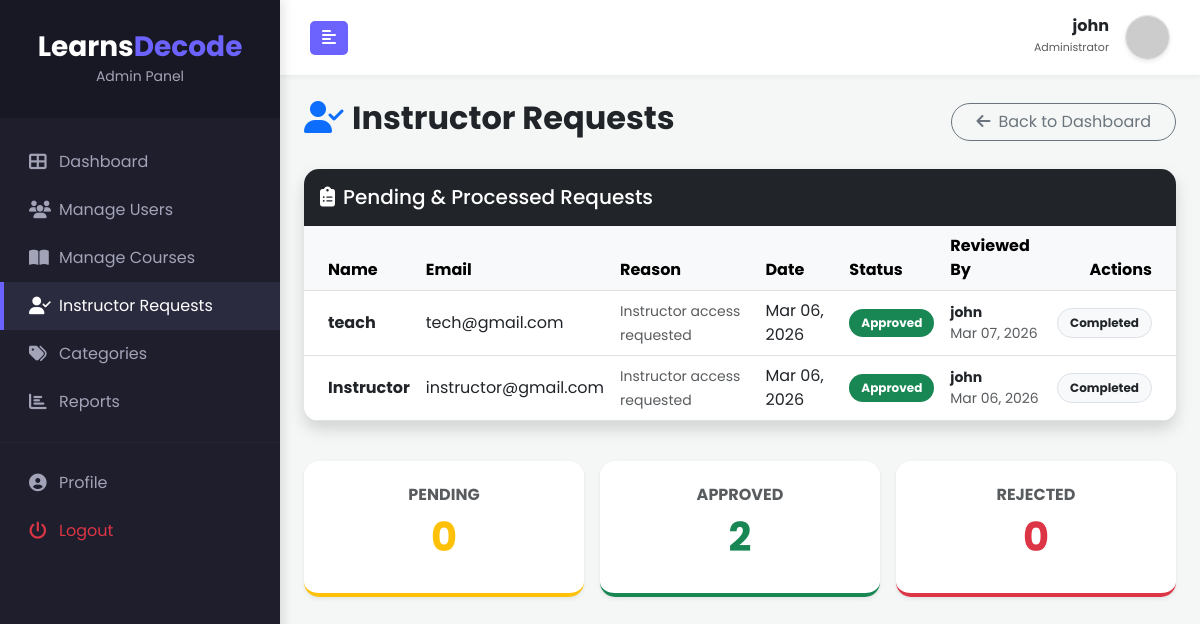
Page /admin/instructor_requests.php (signed in) on the earlier database version.
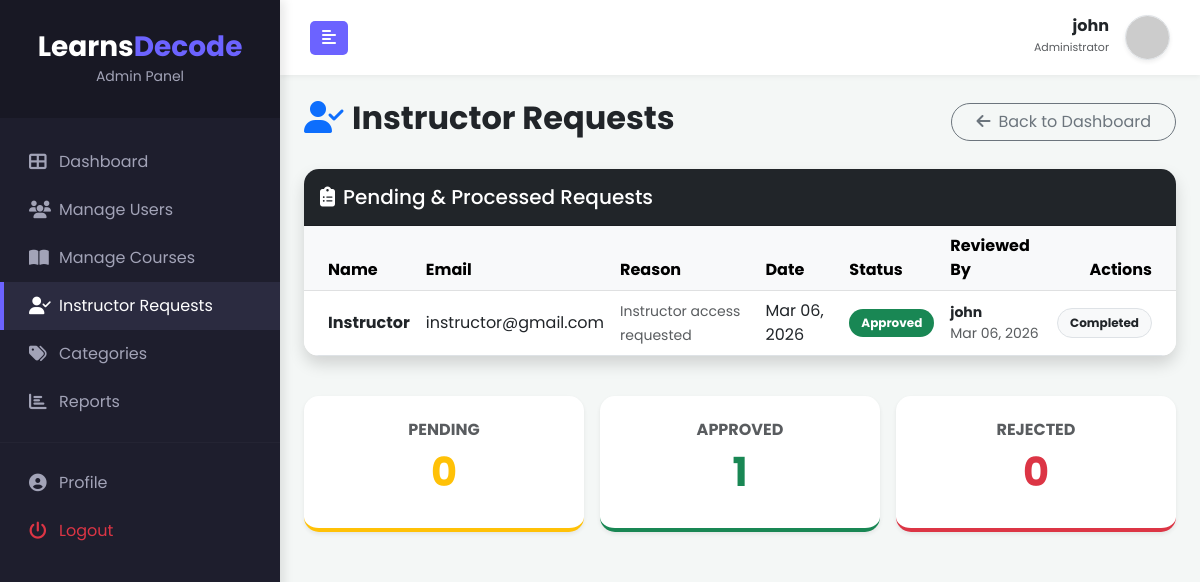
Same page on the later database version.
### tables this page shows
CREATE TABLE `instructor_requests` (
  `id` int(10) UNSIGNED NOT NULL,
  `user_id` int(10) UNSIGNED NOT NULL,
  `request_reason` text DEFAULT NULL,
  `status` enum('pending','approved','rejected') DEFAULT 'pending',
  `requested_at` timestamp NOT NULL DEFAULT current_timestamp(),
  `reviewed_at` timestamp NULL DEFAULT NULL,
  `reviewed_by` int(10) UNSIGNED DEFAULT NULL
);

CREATE TABLE `users` (
  `id` int(10) UNSIGNED NOT NULL,
  `name` varchar(100) NOT NULL,
  `email` varchar(100) NOT NULL,
  `password` varchar(255) NOT NULL,
  `role` enum('student','instructor','admin') NOT NULL DEFAULT 'student',
  `created_at` timestamp NOT NULL DEFAULT current_timestamp(),
  `approved` tinyint(1) DEFAULT 1,
  `otp` varchar(10) DEFAULT NULL
);

### admin/instructor_requests.php (the view, shortened to what the changed rows need)
<?php
include 'includes/header.php';
$requests_query = "SELECT ir.*, u.name, u.email, reviewer.name as reviewer_name
                   FROM instructor_requests ir
                   JOIN users u ON ir.user_id = u.id
                   LEFT JOIN users reviewer ON ir.reviewed_by = reviewer.id
                   ORDER BY ir.requested_at DESC";
$requests_result = mysqli_query($conn, $requests_query);
?>
<link rel="stylesheet" href="https://cdnjs.cloudflare.com/ajax/libs/animate.css/4.1.1/animate.min.css"/>
<div class="container-fluid p-4">
    <div class="d-flex justify-content-between align-items-center mb-4 animate__animated animate__fadeInDown">
        <h2 class="fw-bold"><i class="fas fa-user-check me-2 text-primary"></i>Instructor Requests</h2>
    </div>
    <div class="card shadow animate__animated animate__fadeInUp">
        <div class="card-body p-0">
            <?php if(mysqli_num_rows($requests_result) > 0): ?>
                <div class="table-responsive">
                    <table class="table table-hover align-middle mb-0">
                        <thead class="table-light">
                            <tr>
                                <th class="ps-4">Name</th>
                                <th>Email</th>
                                <th>Reason</th>
                                <th>Date</th>
                                <th>Status</th>
                                <th>Reviewed By</th>
                                <th class="text-end pe-4">Actions</th>
                            </tr>
                        </thead>
                        <tbody>
                            <?php
                            $delay = 0.1;
                            while($request = mysqli_fetch_assoc($requests_result)):
                            ?>
                                <tr class="animate__animated animate__fadeIn" style="animation-delay: <?php echo $delay; ?>s">
                                    <td class="ps-4 fw-bold"><?php echo htmlspecialchars($request['name']); ?></td>
                                    <td><?php echo htmlspecialchars($request['email']); ?></td>
                                    <td><small class="text-muted"><?php echo htmlspecialchars($request['request_reason']); ?></small></td>
                                    <td><?php echo date('M d, Y', strtotime($request['requested_at'])); ?></td>
                                    <td>
                                        <?php
                                        $status_class = '';
                                        switch($request['status']){
                                            case 'approved': $status_class = 'success'; break;
                                        }
                                        ?>
                                        <span class="badge bg-<?php echo $status_class; ?>">
                                            <?php echo ucfirst($request['status']); ?>
                                        </span>
                                    </td>
                                    <td>
                                        <?php if($request['reviewer_name']): ?>
                                            <div class="small">
                                                <strong><?php echo htmlspecialchars($request['reviewer_name']); ?></strong><br>
                                                <span class="text-muted"><?php echo date('M d, Y', strtotime($request['reviewed_at'])); ?></span>
                                            </div>
                                        <?php else: ?>
                                            <span class="text-muted">-</span>
                                        <?php endif; ?>
                                    </td>
                                    <td class="text-end pe-4">
                                        <?php if($request['status'] == 'pending'): ?>
                                            <div class="btn-group">
                                                <form id="req-form-<?php echo $request['id']; ?>" method="POST" class="d-inline">
                                                    <input type="hidden" name="request_id" value="<?php echo $request['id']; ?>">
                                                    <input type="hidden" name="action" id="action-<?php echo $request['id']; ?>" value="">
                                                    <button type="button" class="btn btn-success btn-sm me-1"
                                                            onclick="confirmRequest(<?php echo $request['id']; ?>, 'approve', 'Approve this instructor request?')">
                                                        <i class="fas fa-check me-1"></i> Approve
                                                    </button>
                                                    <button type="button" class="btn btn-danger btn-sm"
                                                            onclick="confirmRequest(<?php echo $request['id']; ?>, 'reject', 'Reject this instructor request?')">
                                                        <i class="fas fa-times me-1"></i> Reject
                                                    </button>
                                                </form>
                                            </div>
                                        <?php else: ?>
                                            <span class="badge bg-light text-dark border">Completed</span>
                                        <?php endif; ?>
                                    </td>
                                </tr>
                            <?php
                            $delay += 0.05;
                            endwhile;
                            ?>
                        </tbody>
                    </table>
                </div>
            <?php endif; ?>
        </div>
    </div>
    <div class="row mt-4 g-3 animate__animated animate__fadeInUp animate__delay-1s">
        <?php
        $stats = [
            ['Pending', 'warning', "SELECT COUNT(*) as count FROM instructor_requests WHERE status='pending'"],
            ['Approved', 'success', "SELECT COUNT(*) as count FROM instructor_requests WHERE status='approved'"],
            ['Rejected', 'danger', "SELECT COUNT(*) as count FROM instructor_requests WHERE status='rejected'"]
        ];
        foreach($stats as $stat):
            $count = mysqli_fetch_assoc(mysqli_query($conn, $stat[2]))['count'];
        ?>
        <div class="col-md-4">
            <div class="card text-center shadow-sm stats-card border-bottom border-4 border-<?php echo $stat[1]; ?>">
                <div class="card-body py-4">
                    <h6 class="text-muted text-uppercase fw-bold mb-2"><?php echo $stat[0]; ?></h6>
                    <h2 class="display-6 fw-bold text-<?php echo $stat[1]; ?>"><?php echo $count; ?></h2>
                </div>
            </div>
        </div>
        <?php endforeach; ?>
    </div>
</div>
<?php include 'includes/footer.php'; ?>

Differences in the rows shown:
removed instructor_requests: user.name "teach", user.email "tech@gmail.com", request_reason "Instructor access requested", requested_at "Mar 06, 2026", status "Approved", reviewed_by.name "john", reviewed_at "Mar 07, 2026", shows "Completed"
Other differences:
new list line: "APPROVED 1"
list line gone: "APPROVED 2"
